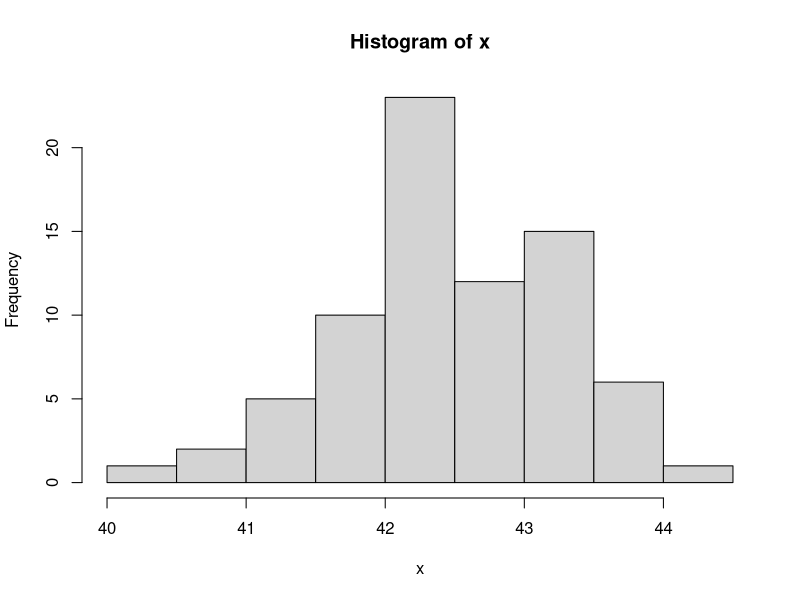

Here is the R script that generated this plot:
## ---- chunk 1
type = 2 #sample(1:5,1) #uniform, bell, bimodal, skewright, skewleft
n = 75 #sample(c(60,70,75,80,90,100,110,120,125,130,150),1)
# beta1 = c(1,5,0.2,0.5,2)[type]
# beta2 = c(1,5,0.2,2,0.5)[type]
# bottom = sample(seq(20,70,5),1)
# width = sample(seq(5,30,5),1)
i = 1:n
val = seq(40.25,44.25,0.5)
fre = c(1,2,5,10,23,12,15,6,1)
x = rep(val,fre) #rbeta(n,beta1,beta2)*width+bottom
myhist = hist(x,breaks=7)
brks = myhist$breaks
counts = myhist$counts

b1 = 43.5 #sample(brks[3:(length(brks)-1)],1)
n1 = sum(x<b1)
b2 = 40.5 #sample(brks[2:(length(brks)-2)],1)
n2 = sum(x>b2)
b3 = c(41.75-1.25,41.75+1.25) #sort(sample(brks[2:(length(brks)-1)],2))
c3 = mean(b3)
r3 = (b3[2]-b3[1])/2
n3 = sum(abs(x-c3)<r3)
b4 = c(42.75-1.25,42.75+1.25) #sort(sample(brks[2:(length(brks)-1)],2))
c4 = mean(b4)
r4 = (b4[2]-b4[1])/2
n4 = sum(abs(x-c4)>r4)

b5 = 41.5 #sample(brks[3:(length(brks)-1)],1)
n5 = sum(x<b5)
b6 = 42.5 #sample(brks[2:(length(brks)-2)],1)
n6 = sum(x>b6)
b7 = c(41.75-0.25,41.75+0.25) #sort(sample(brks[2:(length(brks)-1)],2))
c7 = mean(b7)
r7 = (b7[2]-b7[1])/2
n7 = sum(abs(x-c7)<r7)
b8 = c(43.5,44) #sort(sample(brks[2:(length(brks)-1)],2))
c8 = mean(b8)
r8 = (b8[2]-b8[1])/2
n8 = sum(abs(x-c8)>r8)

p1=signif(n1/n,4)
p2=signif(n2/n,4)
p3=signif(n3/n,4)
p4=signif(n4/n,4)
p5=signif(n5/n,4)
p6=signif(n6/n,4)
p7=signif(n7/n,4)
p8=signif(n8/n,4)

## ---- chunk 2
NN = length(counts)
Interval = paste(brks[1:NN],"to",brks[2:(NN+1)])
Frequency = counts
Relative_frequency = signif(counts/n,4)
Density = signif(counts/n/(brks[2]-brks[1]),4)
soltab = data.frame(Interval,Frequency,Relative_frequency,Density)
knitr::kable(soltab,format="html",table.attr='class="bordered-table"', align = "cccc",row.names=F)
